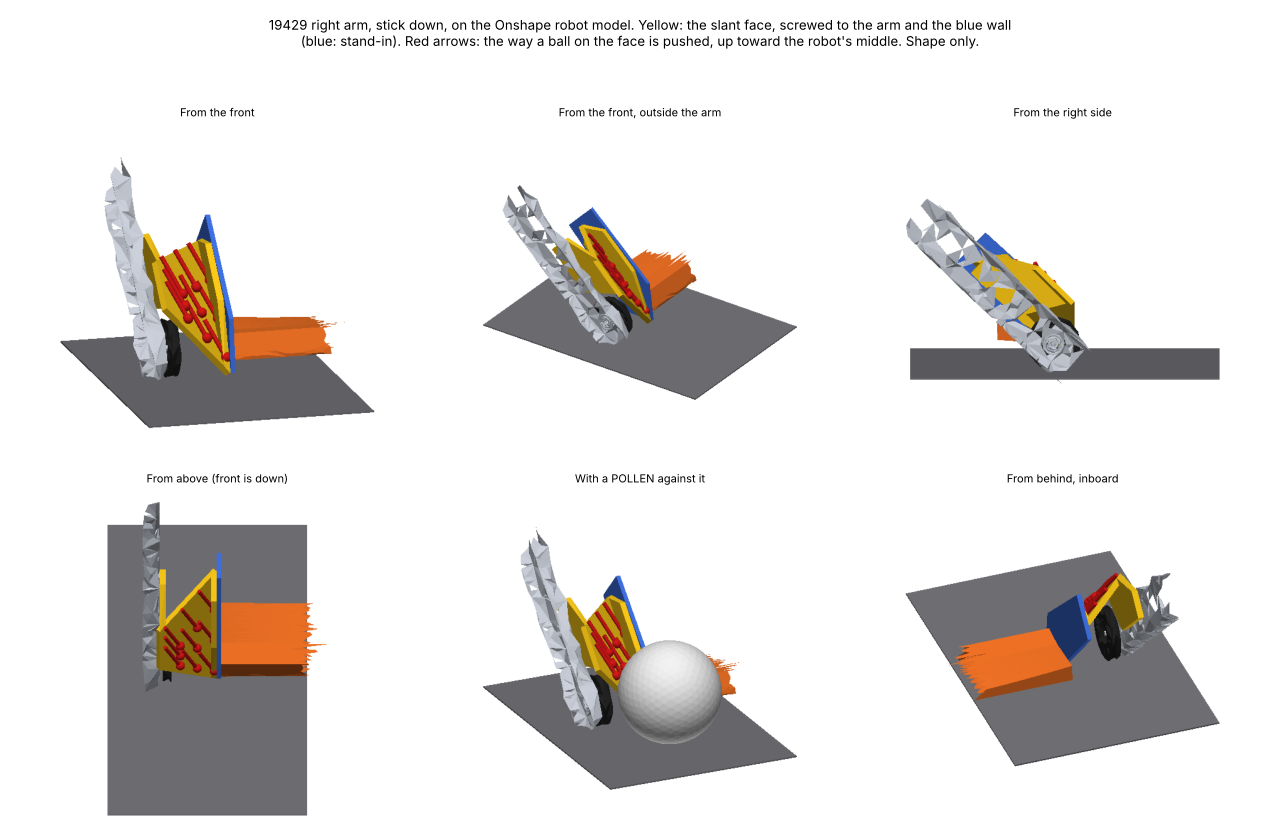

Python code for this plot:
"""Draws slant3d.png: the slant face for 19429's right arm, on the Onshape robot model, FLOWER stick down.

    pip install trimesh manifold3d matplotlib fast_simplification
    python3 cad/stick-shoulder-19429/slant3d.py

What the face does: a ball the robot drives into rides UP it, and while it is on it, the face's sideways tilt rolls it
toward the robot's middle (to the right, looking at the robot's front). So the face is a ramp like the orange one,
rising toward the robot, AND higher at the arm than at the blue wall.

Nothing goes further forward than the orange ramp's front edge (mentor, 14 Nov). So the face's front edge runs along
that line: high at the arm, above the wheel, as the present blue shoulder sits, and down to the floor at the blue
wall's front tip, where a ball rolls on past the tip onto the orange ramp. The red arrows on the face are the way a
ball on it is pushed (straight downhill on the face).

Shape only, for agreeing on it: no screw holes yet, sizes from the CAD (cad/advantagescope), not yet 19429's. Every
number that sets the face is a constant below.

Frame, millimetres: origin on the shaft axis, X forward, Y the robot's (left +), Z up. The right arm's inner face is at
Y -148.2, the blue wall (a stand-in: the CAD has none) at the ramp's right end, Y -105.5.
"""
import importlib.util
import json
import math
import os

import matplotlib
matplotlib.use("Agg")
import matplotlib.pyplot as plt
import numpy as np
import trimesh

HERE = os.path.dirname(os.path.abspath(__file__))
MODEL = os.path.join(HERE, "..", "advantagescope", "Robot_BIOBUZZ")
_spec = importlib.util.spec_from_file_location("beam_render", os.path.join(HERE, "..", "beam-mount", "render.py"))
_beam = importlib.util.module_from_spec(_spec)
_spec.loader.exec_module(_beam)
raster, show = _beam.raster, _beam.show

ARM_Y, WALL_Y, WALL_T = -148.2, -105.5, 3.0
WALL_OUT = WALL_Y - WALL_T                 # the blue wall's outer face
WHEEL_GAP = 2.0                            # the wheel sits this far off the arm (as the CAD's left one does)
# ---- the face ----
INCLINE_DEG = 45.0          # how steeply it rises toward the robot (the orange ramp's job, for a ball against the arm)
EDGE_ARM_UP = 46.0          # its front edge above the floor at the arm: clear of the wheel, where the blue shoulder is
FOOT_UP = 3.0               # its front edge above the floor at the blue wall's tip, so it never drags
FRONT_INSET = 0.0           # its front edge this far behind the orange ramp's front edge (never ahead of it)
TOP_Z = 52.0                # how high it goes, above the shaft axis
FACE_T = 4.0                # plate thickness
POLLEN_D = 71.0             # 2.8 in

GREY, METAL, DARK, ORANGE, BLUE, NEW, RED, WHITE = (0.7, 0.71, 0.74), (0.8, 0.82, 0.86), (0.15, 0.15, 0.15), \
    (0.95, 0.45, 0.15), (0.25, 0.45, 0.9), (1.0, 0.8, 0.1), (0.85, 0.1, 0.1), (0.95, 0.95, 0.95)


def scene_meshes(path, transform=None):
    s = trimesh.load(path)
    out = {}
    for n in s.graph.nodes_geometry:
        T, g = s.graph[n]
        m = s.geometry[g].copy()
        m.apply_transform(T)
        m.apply_scale(1000.0)
        if transform is not None:
            m.apply_transform(transform)
        out[n] = m
    return out


def deploy():
    """The stick's parts turned down until its wheel just touches the floor."""
    c = json.load(open(os.path.join(MODEL, "components.json")))["components"][1]
    p, d = np.array(c["axis_point_m"]) * 1000, np.array(c["axis_direction"])
    lo, hi = 90.0, 162.0
    for _ in range(40):
        a = (lo + hi) / 2
        parts = scene_meshes(os.path.join(MODEL, "model_1.glb"), trimesh.transformations.rotation_matrix(math.radians(a), d, p))
        bottom = next(m for n, m in parts.items() if n.startswith("3400")).bounds[0][2]
        lo, hi = (a, hi) if bottom > 0 else (lo, a)
    return parts


def hull(pts):
    return trimesh.convex.convex_hull(np.array(pts, dtype=float))


class Face:
    """The plane z = edge_z(y) + tan(incline) * (front_x - x): its front edge at x = front_x (the orange ramp's front
    edge), at EDGE_ARM_UP above the floor at the arm, falling to FOOT_UP at the blue wall."""

    def __init__(self, floor_z, front_x):
        self.floor_z = floor_z
        self.front_x = front_x - FRONT_INSET
        self.k = math.tan(math.radians(INCLINE_DEG))
        self.slope = (FOOT_UP - EDGE_ARM_UP) / (WALL_OUT - ARM_Y)       # edge height per mm along y (negative)

    def edge_z(self, y):
        return self.floor_z + EDGE_ARM_UP + self.slope * (y - ARM_Y)

    def x_at(self, y, z):
        return self.front_x - (z - self.edge_z(y)) / self.k

    def point(self, y, z):
        return np.array([self.x_at(y, z), y, z])

    def grad(self):
        return np.array([self.k, -self.slope, 1.0])

    def normal(self):
        """Out of the face: forward, up, and toward the robot's middle."""
        g = self.grad()
        return g / np.linalg.norm(g)

    def downhill(self):
        """Straight down the face: the way gravity rolls a ball on it, relative to the robot."""
        n = self.normal()
        g = np.array([0, 0, -1.0])
        d = g - n * (g @ n)
        return d / np.linalg.norm(d)


def slant_piece(face, a):
    """The face plate, a side plate up the arm to the arm tab, a side plate on the blue wall, and the two tabs."""
    corners = [face.point(ARM_Y, face.edge_z(ARM_Y)), face.point(WALL_OUT, face.edge_z(WALL_OUT)), face.point(WALL_OUT, TOP_Z), face.point(ARM_Y, TOP_Z)]
    n = face.normal()
    plate = hull(corners + [c - n * FACE_T for c in corners])
    u = np.array(a); v = np.array([-u[1], u[0]]); v = v if v[1] > 0 else -v
    tab_pts = lambda y0, y1, r0, r1, s0, s1: [(x, y, z) for r in (r0, r1) for s in (s0, s1)
                                             for (x, z) in [tuple(r * u + s * v)] for y in (y0, y1)]
    arm_tab = tab_pts(ARM_Y, ARM_Y + 4, 30, 72, -4, 14)
    # the arm side plate stays above the wheel: from the face's arm edge above WHEEL_TOP to the tab
    wheel_top = 17.75 + 10
    arm_side = hull([tuple(face.point(y, z)) for y in (ARM_Y, ARM_Y + 4) for z in (max(wheel_top, face.edge_z(y)), TOP_Z)] + arm_tab)
    wall_tab = tab_pts(WALL_OUT - 4, WALL_OUT, 20, 60, -8, 18)
    wall_side = hull([tuple(face.point(y, z)) for y in (WALL_OUT - 4, WALL_OUT) for z in (face.edge_z(y), TOP_Z)] + wall_tab)
    return [plate, arm_side, wall_side]


def arrows(face, n_rows=3, n_cols=3, length=26.0):
    """Short red bars on the face pointing downhill, with a dot at the head."""
    out = []
    d = face.downhill(); nrm = face.normal()
    for j in range(n_cols):
        y = ARM_Y + 8 + j * (WALL_OUT - ARM_Y - 16) / max(1, n_cols - 1)
        for i in range(n_rows):
            z = face.edge_z(y) + 10 + i * (TOP_Z - face.edge_z(y) - 20) / max(1, n_rows - 1)
            p = face.point(y, z) + nrm * 1.5
            seg = trimesh.creation.cylinder(radius=1.4, segment=[p - d * length / 2, p + d * length / 2], sections=12)
            head = trimesh.creation.icosphere(radius=3.2); head.apply_translation(p + d * length / 2)
            out += [(seg, RED), (head, RED)]
    return out


def wheel_hits(face, a, y0, y1, r):
    """How many points of the wheel's cylinder (about the shaft axis, y0..y1, radius r) lie inside the piece's
    (convex) parts: 0 means it clears."""
    g = np.random.default_rng(0)
    rr, th, yy = r * np.sqrt(g.random(6000)), 2 * math.pi * g.random(6000), y0 + (y1 - y0) * g.random(6000)
    pts = np.c_[rr * np.cos(th), yy, rr * np.sin(th)]
    n = 0
    for m in slant_piece(face, a):
        inside = np.all(np.einsum('nfk,fk->nf', pts[:, None, :] - m.triangles[:, 0][None], m.face_normals) <= 1e-6, axis=1)
        n += int(inside.sum())
    return n


def ball_on(face, y):
    """A POLLEN on the floor, centred at y, just touching the face."""
    r = POLLEN_D / 2
    zc = face.floor_z + r
    g = face.grad()
    x = face.front_x + (r * np.linalg.norm(g) - (zc - face.edge_z(y))) / face.k     # signed distance to the plane = r
    b = trimesh.creation.icosphere(subdivisions=3, radius=r); b.apply_translation([x, y, zc])
    return b


def main():
    parts = deploy()
    shaft = next(m for n, m in parts.items() if n.startswith("312mm"))
    hub = next(m for n, m in parts.items() if n.startswith("Servo Hub"))
    sc = shaft.bounds.mean(0)
    hc = hub.bounds.mean(0)
    a = np.array([hc[0] - sc[0], hc[2] - sc[2]]); a /= np.linalg.norm(a)
    floor_z = -sc[2]
    to_world = trimesh.transformations.translation_matrix([sc[0], 0, sc[2]])

    robot = trimesh.util.concatenate(list(scene_meshes(os.path.join(MODEL, "model.glb")).values()))
    lo, hi = np.array([sc[0] - 95, -185, -2]), np.array([sc[0] + 110, -45, 110])

    def crop(m):
        c = m.triangles_center
        k = np.nonzero(np.all((c > lo) & (c < hi), axis=1))[0]
        return m.submesh([k], append=True) if len(k) else None

    left_wheel = next(m for n, m in parts.items() if n.startswith("3400"))
    wheel = left_wheel.copy()
    wheel.apply_transform(trimesh.transformations.reflection_matrix([0, 0, 0], [0, 1, 0])); wheel.fix_normals()
    wheel.apply_translation([0, (ARM_Y + WHEEL_GAP) - wheel.bounds[0][1], 0])

    ramp = next(m for n, m in parts.items() if n.startswith("Flower Ramp"))
    front_x = ramp.bounds[1][0] - sc[0]                     # the orange ramp's front edge, ahead of the shaft
    face = Face(floor_z, front_x)
    u = np.array(a); v = np.array([-u[1], u[0]]); v = v if v[1] > 0 else -v
    fin_xz = [(front_x, floor_z + 3), (front_x - 4, 18.0), tuple(80 * u + 18 * v), tuple(80 * u - 12 * v), (-10.0, floor_z + 4)]
    fin = hull([(x, y, z) for x, z in fin_xz for y in (WALL_OUT, WALL_Y)])

    def world(m):
        m = m.copy(); m.apply_transform(to_world); return m

    piece = [world(m) for m in slant_piece(face, a)]
    # the wheel must not touch the piece
    hits = wheel_hits(face, a, wheel.bounds[0][1], wheel.bounds[1][1], (wheel.bounds[1][2] - wheel.bounds[0][2]) / 2)
    print(f"floor {floor_z:.1f}; ramp front {front_x:.1f} ahead of the shaft; piece reaches {max(m.bounds[1][0] for m in slant_piece(face, a)):.1f}; downhill on the face {np.round(face.downhill(), 2)} (x fwd, y left, z up); wheel samples inside: {hits}")

    floor = trimesh.creation.box(extents=[hi[0] - lo[0], hi[1] - lo[1], 1])
    floor.apply_translation([(lo[0] + hi[0]) / 2, (lo[1] + hi[1]) / 2, -0.6])
    stick = [(m, ORANGE if n.startswith("Flower Ramp") else METAL) for n, m in parts.items()]
    base = [(crop(m), c) for m, c in [(robot, GREY)] + stick + [(wheel, DARK), (world(fin), BLUE)]]
    base = [(m, c) for m, c in base if m is not None] + [(floor, (0.45, 0.45, 0.47))]
    new = [(m, NEW) for m in piece] + [(world(m), c) for m, c in arrows(face)]
    ball = (world(ball_on(face, ARM_Y + POLLEN_D / 2 + 1)), WHITE)

    fig = plt.figure(figsize=(16, 10.5))
    views = [(15, -15, "From the front"), (30, -55, "From the front, outside the arm"), (8, -90, "From the right side"),
             (82, 0, "From above (front is down)"), (22, -25, "With a POLLEN against it"), (35, 160, "From behind, inboard")]
    for i, (el, az, label) in enumerate(views):
        scene = base + new + ([ball] if "POLLEN" in label else [])
        show(fig.add_subplot(2, 3, i + 1), raster(scene, el, az, size=540), label)
    fig.suptitle("19429 right arm, stick down, on the Onshape robot model. Yellow: the slant face, screwed to the arm and the blue wall\n"
                 "(blue: stand-in). Red arrows: the way a ball on the face is pushed, up toward the robot's middle. Shape only.", fontsize=12)
    plt.tight_layout(rect=(0, 0, 1, 0.94))
    plt.savefig(os.path.join(HERE, "slant3d.png"), dpi=80)
    print("slant3d.png")


if __name__ == "__main__":
    main()
